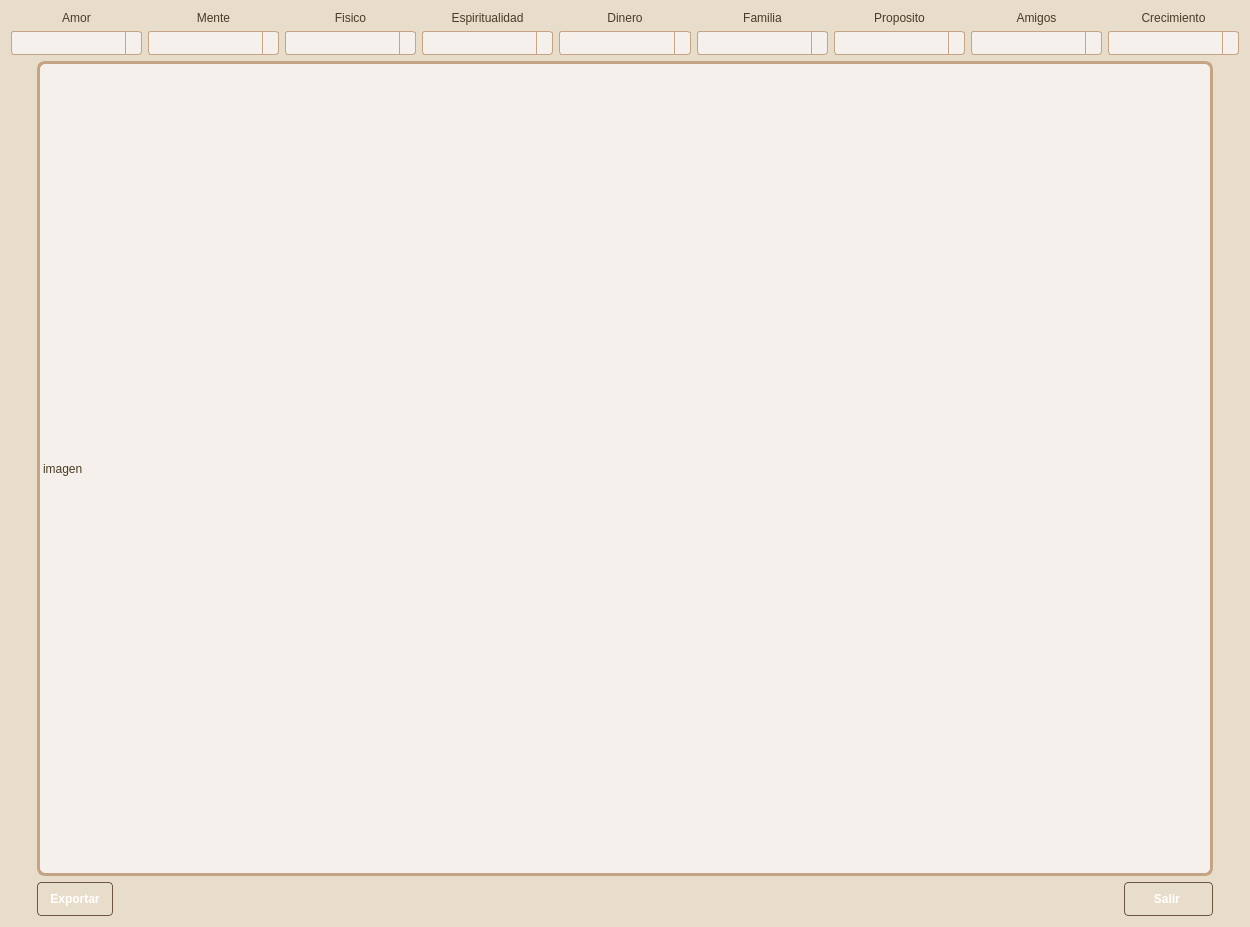
<?xml version="1.0" encoding="UTF-8"?>
<ui version="4.0">
 <class>Grafico</class>
 <widget class="QDialog" name="Grafico">
  <property name="geometry">
   <rect>
    <x>0</x>
    <y>0</y>
    <width>1250</width>
    <height>927</height>
   </rect>
  </property>
  <property name="windowTitle">
   <string>Dialog</string>
  </property>
  <property name="styleSheet">
   <string notr="true">/* Estilo elegante con gama de marrones - Versión mejorada */

/* Estilo general para widgets */
QWidget {
    background-color: #E8DCCA; /* Fondo en tono marrón claro en lugar de blanco */
    color: #4A3B24;
    font-family: &quot;Segoe UI&quot;, Arial, sans-serif;
}

/* Botones con efecto 3D */
QPushButton {
    background-color: qlineargradient(x1:0, y1:0, x2:0, y2:1,
                                      stop:0 #A38269, stop:1 #8B6E4E);
    color: #FFFFFF;
    border-radius: 4px;
    border: 1px solid #6D563D;
    padding: 6px 12px;
    font-weight: bold;
    min-height: 20px;
}

QPushButton:hover {
    background-color: qlineargradient(x1:0, y1:0, x2:0, y2:1,
                                      stop:0 #B99980, stop:1 #A38269);
}

QPushButton:pressed {
    background-color: qlineargradient(x1:0, y1:0, x2:0, y2:1,
                                      stop:0 #6D563D, stop:1 #8B6E4E);
    padding-top: 7px;
    padding-bottom: 5px;
}

/* Entradas de texto */
QLineEdit, QTextEdit, QPlainTextEdit {
    background-color: #F5F0EB; /* Más claro que el fondo general */
    border: 1px solid #C4A484;
    border-radius: 3px;
    padding: 3px;
    selection-background-color: #C4A484;
    selection-color: #FFFFFF;
}

/* ComboBox */
QComboBox {
    background-color: #F5F0EB;
    border: 1px solid #C4A484;
    border-radius: 3px;
    padding: 3px 18px 3px 3px;
}

QComboBox::drop-down {
    subcontrol-origin: padding;
    subcontrol-position: top right;
    width: 15px;
    border-left: 1px solid #C4A484;
}

/* Menús */
QMenuBar {
    background-color: #D0BFA9;
}

QMenuBar::item {
    background: transparent;
    padding: 4px 10px;
}

QMenuBar::item:selected {
    background: qlineargradient(x1:0, y1:0, x2:0, y2:1,
                               stop:0 #A38269, stop:1 #8B6E4E);
    color: #FFFFFF;
}

/* Barras de desplazamiento */
QScrollBar:vertical {
    border: none;
    background: #D0BFA9;
    width: 10px;
    margin: 0px;
}

QScrollBar::handle:vertical {
    background: qlineargradient(x1:0, y1:0, x2:1, y2:0,
                               stop:0 #8B6E4E, stop:1 #A38269);
    min-height: 20px;
    border-radius: 5px;
}

/* Tabs con efecto 3D */
QTabWidget::pane {
    border: 1px solid #C4A484;
    background-color: #E8DCCA;
}

QTabBar::tab {
    background: qlineargradient(x1:0, y1:0, x2:0, y2:1,
                               stop:0 #D0BFA9, stop:1 #C4A484);
    padding: 6px 12px;
    border: 1px solid #C4A484;
    border-bottom: none;
    border-top-left-radius: 4px;
    border-top-right-radius: 4px;
}

QTabBar::tab:selected {
    background: qlineargradient(x1:0, y1:0, x2:0, y2:1,
                               stop:0 #A38269, stop:1 #8B6E4E);
    color: #FFFFFF;
}

/* Tablas */
QTableView {
    background-color: #F0E6D9;
    gridline-color: #C4A484;
    selection-background-color: #C4A484;
    selection-color: #FFFFFF;
    alternate-background-color: #E8DCCA;
}

QHeaderView::section {
    background-color: qlineargradient(x1:0, y1:0, x2:0, y2:1,
                                     stop:0 #A38269, stop:1 #8B6E4E);
    color: #FFFFFF;
    padding: 4px;
    border: 1px solid #6D563D;
}

/* Grupos */
QGroupBox {
    border: 1px solid #C4A484;
    border-radius: 5px;
    margin-top: 20px;
    background-color: qlineargradient(x1:0, y1:0, x2:0, y2:1,
                                     stop:0 #E8DCCA, stop:1 #D0BFA9);
}

QGroupBox::title {
    subcontrol-origin: margin;
    subcontrol-position: top center;
    padding: 0 5px;
    color: #4A3B24;
    font-weight: bold;
}

</string>
  </property>
  <layout class="QGridLayout" name="gridLayout_2">
   <item row="2" column="3">
    <widget class="QPushButton" name="pushButton">
     <property name="text">
      <string>     Salir      </string>
     </property>
    </widget>
   </item>
   <item row="1" column="1" colspan="3">
    <widget class="QLabel" name="graficoRueda">
     <property name="enabled">
      <bool>true</bool>
     </property>
     <property name="sizePolicy">
      <sizepolicy hsizetype="Preferred" vsizetype="Preferred">
       <horstretch>0</horstretch>
       <verstretch>0</verstretch>
      </sizepolicy>
     </property>
     <property name="styleSheet">
      <string notr="true">/* Estilo para QLabel con imagen*/
QLabel {
border: 3px solid #C4A484; /*Borde marrón claro*/
border-radius: 8px; /* Bordes redondeados */
background-color: #F5F0EB; /*Fondo claro para resaltar */
padding: 0px; /* Espaciado interno */
}</string>
     </property>
     <property name="text">
      <string>imagen</string>
     </property>
     <property name="scaledContents">
      <bool>true</bool>
     </property>
    </widget>
   </item>
   <item row="0" column="0" colspan="5">
    <layout class="QGridLayout" name="gridLayout">
     <item row="1" column="7">
      <widget class="QComboBox" name="comboBox_3"/>
     </item>
     <item row="1" column="5">
      <widget class="QComboBox" name="comboBox_2"/>
     </item>
     <item row="1" column="1">
      <widget class="QComboBox" name="comboBox_9"/>
     </item>
     <item row="0" column="7">
      <widget class="QLabel" name="label_9">
       <property name="text">
        <string>Amigos</string>
       </property>
       <property name="alignment">
        <set>Qt::AlignmentFlag::AlignCenter</set>
       </property>
      </widget>
     </item>
     <item row="0" column="4">
      <widget class="QLabel" name="label_6">
       <property name="text">
        <string>Dinero</string>
       </property>
       <property name="alignment">
        <set>Qt::AlignmentFlag::AlignCenter</set>
       </property>
      </widget>
     </item>
     <item row="1" column="4">
      <widget class="QComboBox" name="comboBox_6"/>
     </item>
     <item row="0" column="0">
      <widget class="QLabel" name="label_2">
       <property name="text">
        <string>Amor</string>
       </property>
       <property name="alignment">
        <set>Qt::AlignmentFlag::AlignCenter</set>
       </property>
      </widget>
     </item>
     <item row="0" column="8">
      <widget class="QLabel" name="label_10">
       <property name="text">
        <string>Crecimiento</string>
       </property>
       <property name="alignment">
        <set>Qt::AlignmentFlag::AlignCenter</set>
       </property>
      </widget>
     </item>
     <item row="0" column="3">
      <widget class="QLabel" name="label_5">
       <property name="text">
        <string>Espiritualidad</string>
       </property>
       <property name="alignment">
        <set>Qt::AlignmentFlag::AlignCenter</set>
       </property>
      </widget>
     </item>
     <item row="0" column="2">
      <widget class="QLabel" name="label_4">
       <property name="text">
        <string>Fisico</string>
       </property>
       <property name="alignment">
        <set>Qt::AlignmentFlag::AlignCenter</set>
       </property>
      </widget>
     </item>
     <item row="1" column="6">
      <widget class="QComboBox" name="comboBox_5"/>
     </item>
     <item row="1" column="0">
      <widget class="QComboBox" name="comboBox"/>
     </item>
     <item row="1" column="2">
      <widget class="QComboBox" name="comboBox_8"/>
     </item>
     <item row="0" column="5">
      <widget class="QLabel" name="label_7">
       <property name="text">
        <string>Familia</string>
       </property>
       <property name="alignment">
        <set>Qt::AlignmentFlag::AlignCenter</set>
       </property>
      </widget>
     </item>
     <item row="1" column="3">
      <widget class="QComboBox" name="comboBox_7"/>
     </item>
     <item row="0" column="6">
      <widget class="QLabel" name="label_8">
       <property name="text">
        <string>Proposito</string>
       </property>
       <property name="alignment">
        <set>Qt::AlignmentFlag::AlignCenter</set>
       </property>
      </widget>
     </item>
     <item row="1" column="8">
      <widget class="QComboBox" name="comboBox_4"/>
     </item>
     <item row="0" column="1">
      <widget class="QLabel" name="label_3">
       <property name="text">
        <string>Mente</string>
       </property>
       <property name="alignment">
        <set>Qt::AlignmentFlag::AlignCenter</set>
       </property>
      </widget>
     </item>
    </layout>
   </item>
   <item row="2" column="1">
    <widget class="QPushButton" name="pushButton_2">
     <property name="text">
      <string>Exportar</string>
     </property>
    </widget>
   </item>
   <item row="1" column="0">
    <spacer name="verticalSpacer_2">
     <property name="orientation">
      <enum>Qt::Orientation::Vertical</enum>
     </property>
     <property name="sizeHint" stdset="0">
      <size>
       <width>20</width>
       <height>40</height>
      </size>
     </property>
    </spacer>
   </item>
   <item row="1" column="4">
    <spacer name="verticalSpacer">
     <property name="orientation">
      <enum>Qt::Orientation::Vertical</enum>
     </property>
     <property name="sizeHint" stdset="0">
      <size>
       <width>20</width>
       <height>40</height>
      </size>
     </property>
    </spacer>
   </item>
   <item row="2" column="2">
    <spacer name="horizontalSpacer">
     <property name="orientation">
      <enum>Qt::Orientation::Horizontal</enum>
     </property>
     <property name="sizeHint" stdset="0">
      <size>
       <width>40</width>
       <height>20</height>
      </size>
     </property>
    </spacer>
   </item>
  </layout>
 </widget>
 <resources/>
 <connections/>
</ui>
